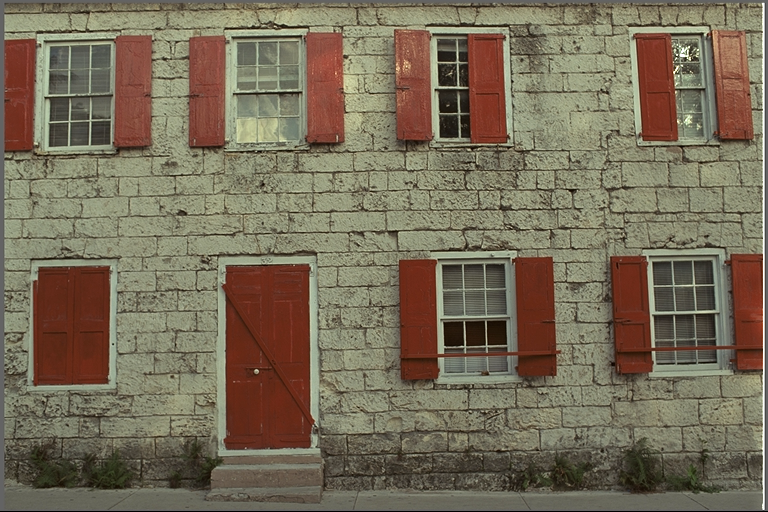
#> input picture datasets/kodak/PhotoCD_PCD0992/01.png, 768 x 512 px; its folder holds only this picture in this run
$ python iter_eval.py
#> lines starting #> are read from the running program, lines starting #| are printed output that depends on the picture
#!/usr/bin/env python3
"""Fast CAPS-only iteration eval.

Same corpus (2 Kodak photos + chat + meme at 512px), same windowed MS-SSIM
metric, same exhaustive q=1..100 x base-target sweep, same smallest-bytes
selector as scripts/enterprise_eval.py --quick, but only CAPS candidates so a
direction check takes ~1-2 minutes instead of ~19.
"""
from __future__ import annotations
import csv, json, subprocess, sys, tempfile, time
from pathlib import Path
import numpy as np
from PIL import Image
sys.path.insert(0, str(Path(__file__).resolve().parent))
from quality_metrics import evaluate as evaluate_quality

ROOT = Path(__file__).resolve().parents[1]
CLI = ROOT / "build" / "brushie"
THRESHOLDS = (0.970, 0.985, 0.995)

def fit(image, max_width, max_height):
    result = image.copy()
    result.thumbnail((max_width, max_height), Image.Resampling.LANCZOS)
    return result.convert("RGB")

def synthetic_chat(width=1200, height=800):
#> called with width = 1200, height = 800
    from PIL import ImageDraw
    image = Image.new("RGB", (width, height), (49, 51, 56))
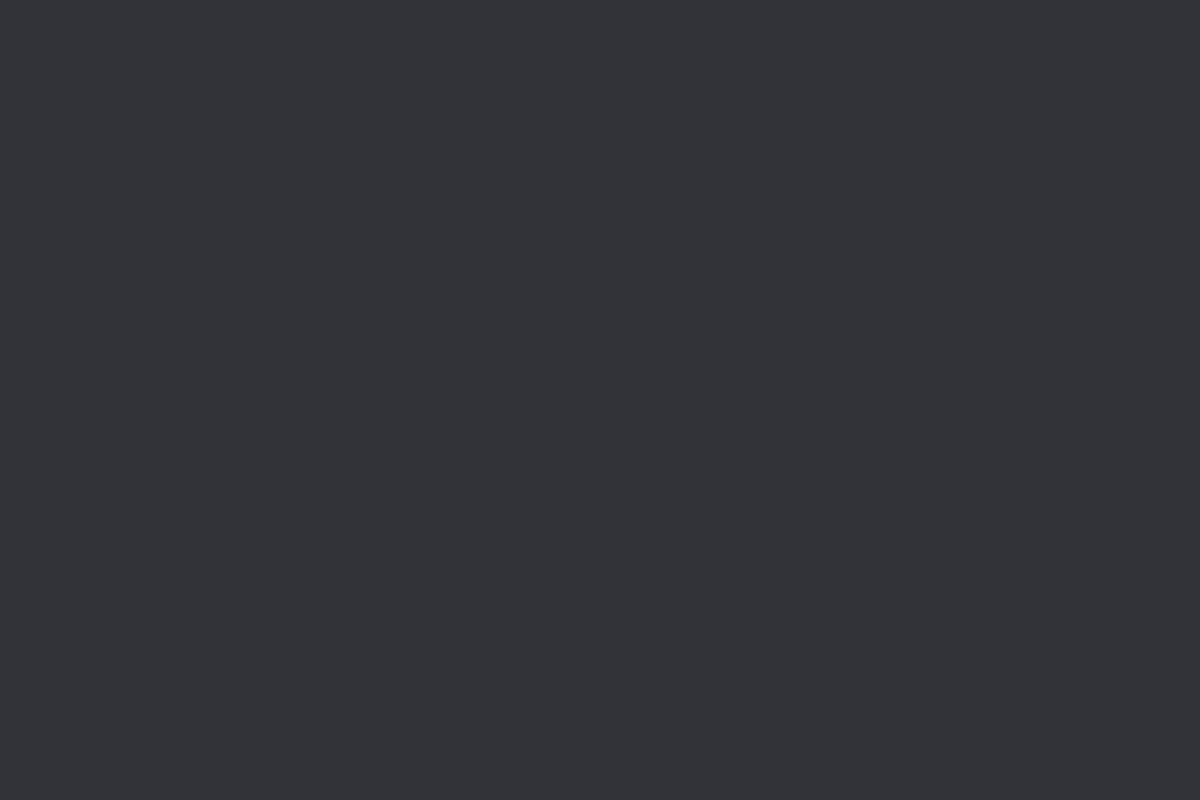
#> image: PIL image 1200x800 RGB; mean R, G, B 49, 51, 56
    draw = ImageDraw.Draw(image)
    draw.rectangle((0, 0, 235, height), fill=(43, 45, 49))
    draw.rectangle((235, 0, width, 58), fill=(54, 57, 63))
    draw.text((260, 20), "# product-images", fill=(245, 245, 245))
    colors = [(88, 101, 242), (235, 69, 158), (35, 165, 90), (250, 166, 26)]
    for index in range(13):
        y = 82 + index * 52
        avatar = colors[index % len(colors)]
        draw.ellipse((260, y, 294, y + 34), fill=avatar)
        draw.text((308, y), f"member-{index + 1}", fill=(245, 245, 245))
        draw.text((308, y + 18), "A compressed attachment should stay sharp and load quickly.", fill=(190, 192, 198))
    for index, label in enumerate(("general", "images", "design", "support", "random")):
        draw.text((24, 100 + index * 42), f"#  {label}", fill=(183, 185, 190))
    return image

def synthetic_meme(width=1200, height=800):
#> called with width = 1200, height = 800
    from PIL import ImageDraw
    yy, xx = np.mgrid[:height, :width]
    red = (35 + 185 * xx / max(1, width - 1)).astype(np.uint8)
    green = (55 + 145 * yy / max(1, height - 1)).astype(np.uint8)
    blue = (165 + 50 * np.sin((xx + yy) / 75)).clip(0, 255).astype(np.uint8)
    image = Image.fromarray(np.stack([red, green, blue], axis=-1))
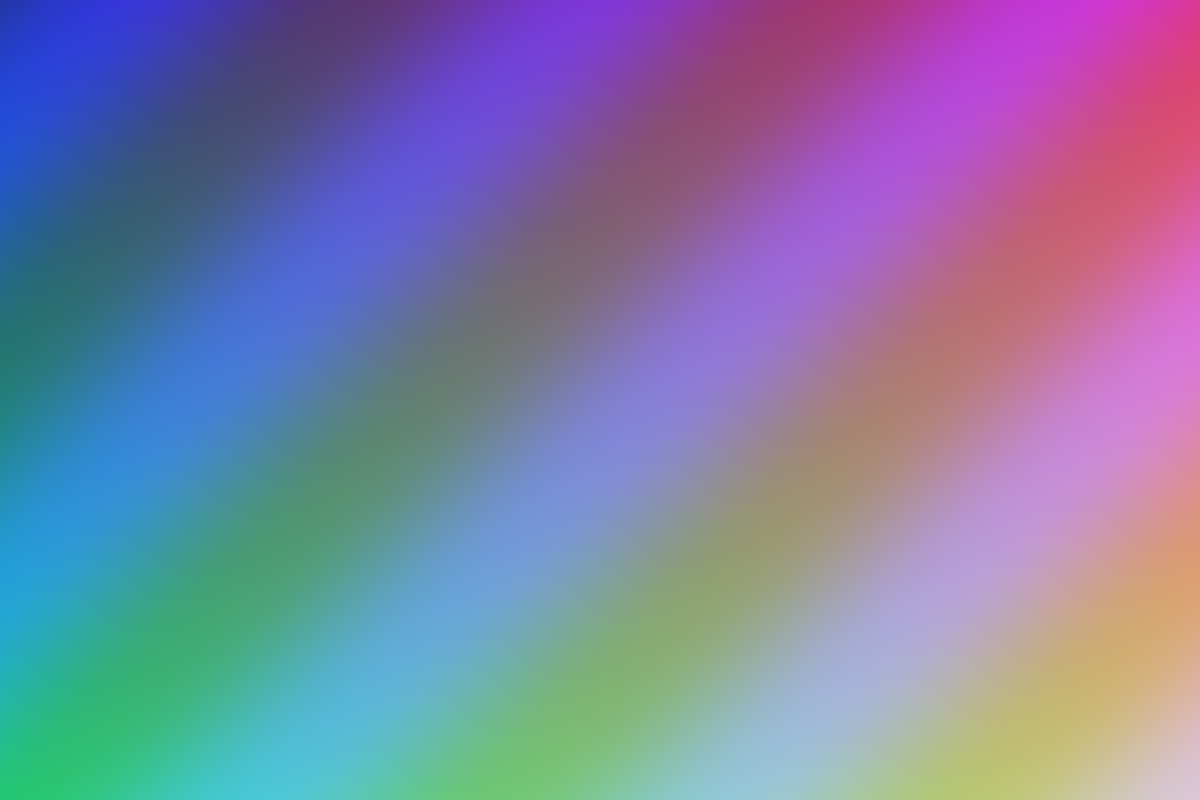
#> image: PIL image 1200x800 RGB; mean R, G, B 127, 127, 163.9
    draw = ImageDraw.Draw(image)
    draw.rectangle((55, 45, width - 55, 145), fill=(15, 15, 15))
    draw.rectangle((55, height - 145, width - 55, height - 45), fill=(15, 15, 15))
    draw.text((85, 80), "WHEN THE IMAGE IS SMALLER", fill=(255, 255, 255))
    draw.text((85, height - 110), "BUT THE LIKENESS SURVIVES", fill=(255, 255, 255))
    return image

def sources():
    kodak = sorted((ROOT / "datasets/kodak/PhotoCD_PCD0992").glob("*.png"))
    result = []
    for path in kodak[:2]:
        result.append((f"kodak_{path.stem}", Image.open(path).convert("RGB")))
    result.append(("chat_ui", synthetic_chat()))
    result.append(("meme_card", synthetic_meme()))
    return result

def run(tag=None, quality_range=range(1, 101), base_targets=(32, 64), quiet=False):
    rows = []
    with tempfile.TemporaryDirectory(prefix="brushie-iter-") as d:
        temp = Path(d)
        for name, source in sources():
            image = fit(source, 512, 512)
#> in fit, result is the input picture: PIL image 768x512 RGB; mean R, G, B 119.8, 108.7, 88.4
            orig = np.asarray(image, dtype=np.uint8)
            h, w = orig.shape[:2]
#> h = 341; w = 512
            ppm = temp / f"{name}.ppm"
            ppm.write_bytes(f"P6\n{w} {h}\n255\n".encode() + orig.tobytes())
            for q in quality_range:
                for base in base_targets:
                    enc = temp / f"{name}-q{q}-b{base}.brbr"
                    dec = temp / f"{name}-q{q}-b{base}.ppm"
                    subprocess.run([str(CLI), "encode", str(ppm), str(enc), str(q), "8", "64", "--base-target", str(base)],
                                   capture_output=True, text=True, check=True)
#> (this line was passed over: subprocess is not available in this run)
                    subprocess.run([str(CLI), "decode", str(enc), str(dec), str(w), str(h), "-1"],
                                   capture_output=True, text=True, check=True)
#> (this line was passed over: subprocess is not available in this run)
#> (the run stopped early here; a loop or call above may not have finished)

$ run again, on datasets/kodak/PhotoCD_PCD0992/05.png
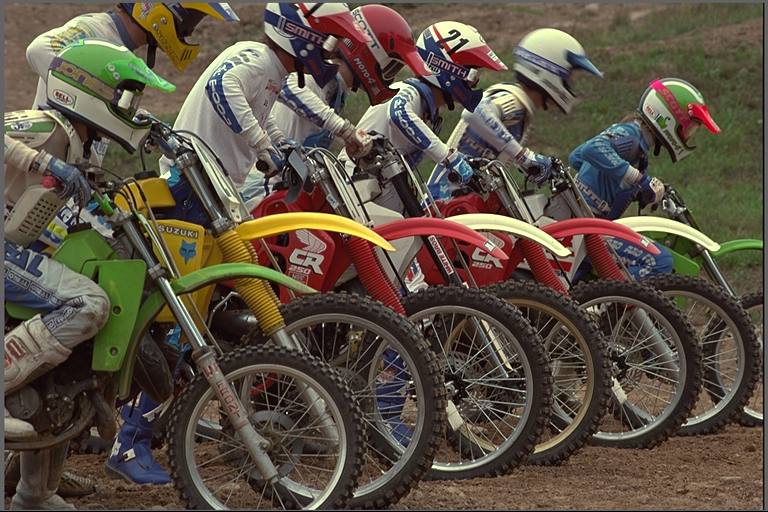
#> input picture datasets/kodak/PhotoCD_PCD0992/05.png, 768 x 512 px
#> in fit, result is the input picture: PIL image 768x512 RGB; mean R, G, B 91.5, 81, 67.5
#> in fit, `result.thumbnail((max_width, max_height), Image.Resampling.LANCZOS)`:
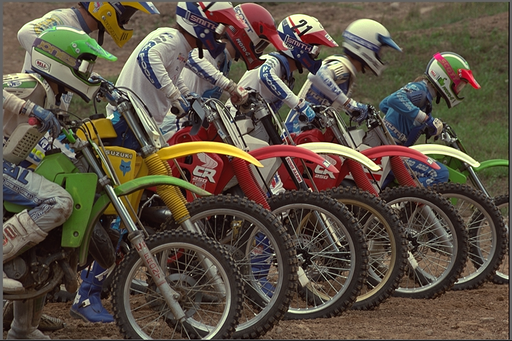
#> result: PIL image 512x341 RGB; mean R, G, B 91.5, 81, 67.5
